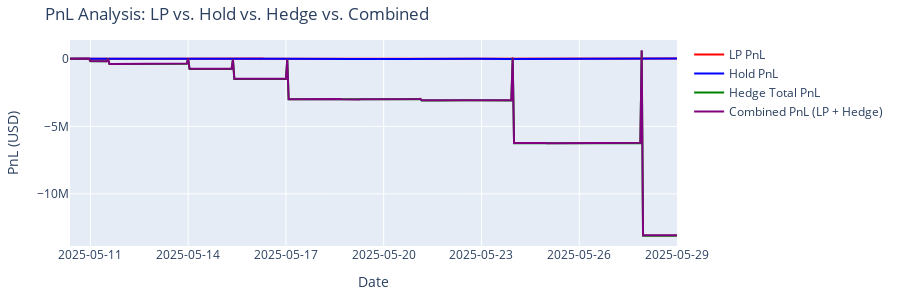

Notebook code cell kept with this figure:
### Code cell
# Initialize PnL columns
initial_value_position = results_df.iloc[0]['value_position_usd']
initial_value_hold = results_df.iloc[0]['value_hold_usd']
results_df['lp_pnl_usd'] = results_df['value_position_usd'] - initial_value_position
results_df['hold_pnl_usd'] = results_df['value_hold_usd'] - initial_value_hold
results_df['uni_hedge_qty'] = 0.0
results_df['weth_hedge_qty'] = 0.0
results_df['uni_hedge_entry_price'] = 0.0
results_df['weth_hedge_entry_price'] = 0.0
results_df['hedge_realized_pnl_usd'] = 0.0
results_df['hedge_unrealized_pnl_usd'] = 0.0
results_df['hedge_total_pnl_usd'] = 0.0
results_df['combined_pnl_usd'] = results_df['lp_pnl_usd']

# Bitget maker fee
FEE_RATE = 0.0002

# Initialize first hedge
if not results_df.empty:
    results_df.iloc[0, results_df.columns.get_loc('uni_hedge_qty')] = -results_df.iloc[0]['token_0_total']
    results_df.iloc[0, results_df.columns.get_loc('weth_hedge_qty')] = -results_df.iloc[0]['token_1_total']
    results_df.iloc[0, results_df.columns.get_loc('uni_hedge_entry_price')] = results_df.iloc[0]['uni_futures_price']
    results_df.iloc[0, results_df.columns.get_loc('weth_hedge_entry_price')] = results_df.iloc[0]['weth_futures_price']
    print("\nInitial Hedge:")
    print(f"UNI Hedge Qty: {results_df.iloc[0]['uni_hedge_qty']:.2f}")
    print(f"WETH Hedge Qty: {results_df.iloc[0]['weth_hedge_qty']:.2f}")
    print(f"UNI Mean Acquisition Price: ${results_df.iloc[0]['uni_hedge_entry_price']:.2f}")
    print(f"WETH Mean Acquisition Price: ${results_df.iloc[0]['weth_hedge_entry_price']:.2f}")

# Process hedging and PnL
for i in range(1, len(results_df)):
    # Carry forward hedge positions
    results_df.iloc[i, results_df.columns.get_loc('uni_hedge_qty')] = results_df.iloc[i-1]['uni_hedge_qty']
    results_df.iloc[i, results_df.columns.get_loc('weth_hedge_qty')] = results_df.iloc[i-1]['weth_hedge_qty']
    results_df.iloc[i, results_df.columns.get_loc('uni_hedge_entry_price')] = results_df.iloc[i-1]['uni_hedge_entry_price']
    results_df.iloc[i, results_df.columns.get_loc('weth_hedge_entry_price')] = results_df.iloc[i-1]['weth_hedge_entry_price']
    
    # Calculate unrealized PnL (short position: profit when price drops)
    uni_unrealized = results_df.iloc[i]['uni_hedge_qty'] * (results_df.iloc[i]['uni_hedge_entry_price'] - results_df.iloc[i]['uni_futures_price'])
    weth_unrealized = results_df.iloc[i]['weth_hedge_qty'] * (results_df.iloc[i]['weth_hedge_entry_price'] - results_df.iloc[i]['weth_futures_price'])
    results_df.iloc[i, results_df.columns.get_loc('hedge_unrealized_pnl_usd')] = uni_unrealized + weth_unrealized

    # Check for rebalance
    if results_df.iloc[i]['reset_point']:
        # Current quantities (negative for shorts)
        old_uni_qty = results_df.iloc[i-1]['uni_hedge_qty']
        old_weth_qty = results_df.iloc[i-1]['weth_hedge_qty']
        new_uni_qty = -results_df.iloc[i]['token_0_total']
        new_weth_qty = -results_df.iloc[i]['token_1_total']
        
        # Calculate quantity to close (positive if reducing short, negative if increasing)
        uni_qty_to_close = old_uni_qty - new_uni_qty  # Positive if buying back
        weth_qty_to_close = old_weth_qty - new_weth_qty
        
        total_realized_pnl = 0
        uni_fee = 0
        weth_fee = 0
        uni_fee_open = 0
        weth_fee_open = 0
        uni_pnl_realized = 0
        weth_pnl_realized = 0

        # Realized PnL and fees for UNI
        if uni_qty_to_close != 0:
            if uni_qty_to_close > 0:  # Reducing short (buying back)
                uni_pnl_realized = uni_qty_to_close * (results_df.iloc[i-1]['uni_hedge_entry_price'] - results_df.iloc[i]['uni_futures_price'])
                uni_fee = abs(uni_qty_to_close * results_df.iloc[i]['uni_futures_price'] * FEE_RATE)
                total_realized_pnl += uni_pnl_realized - uni_fee
            uni_fee_open = abs(uni_qty_to_close * results_df.iloc[i]['uni_futures_price'] * FEE_RATE)

        # Realized PnL and fees for WETH
        if weth_qty_to_close != 0:
            if weth_qty_to_close > 0:  # Reducing short
                weth_pnl_realized = weth_qty_to_close * (results_df.iloc[i-1]['weth_hedge_entry_price'] - results_df.iloc[i]['weth_futures_price'])
                weth_fee = abs(weth_qty_to_close * results_df.iloc[i]['weth_futures_price'] * FEE_RATE)
                total_realized_pnl += weth_pnl_realized - weth_fee
            weth_fee_open = abs(weth_qty_to_close * results_df.iloc[i]['weth_futures_price'] * FEE_RATE)

        # Update realized PnL
        results_df.iloc[i, results_df.columns.get_loc('hedge_realized_pnl_usd')] = (
            results_df.iloc[i-1]['hedge_realized_pnl_usd'] + total_realized_pnl - uni_fee_open - weth_fee_open
        )
        
        # Update hedge quantities
        results_df.iloc[i, results_df.columns.get_loc('uni_hedge_qty')] = new_uni_qty
        results_df.iloc[i, results_df.columns.get_loc('weth_hedge_qty')] = new_weth_qty

        # Update mean acquisition price (only if increasing short)
        if uni_qty_to_close < 0:  # Increasing short (selling more)
            new_qty_added = -uni_qty_to_close
            results_df.iloc[i, results_df.columns.get_loc('uni_hedge_entry_price')] = (
                (abs(old_uni_qty) * results_df.iloc[i-1]['uni_hedge_entry_price'] + new_qty_added * results_df.iloc[i]['uni_futures_price']) /
                abs(new_uni_qty)
            )
        else:
            results_df.iloc[i, results_df.columns.get_loc('uni_hedge_entry_price')] = results_df.iloc[i-1]['uni_hedge_entry_price']
        
        if weth_qty_to_close < 0:  # Increasing short
            new_qty_added = -weth_qty_to_close
            results_df.iloc[i, results_df.columns.get_loc('weth_hedge_entry_price')] = (
                (abs(old_weth_qty) * results_df.iloc[i-1]['weth_hedge_entry_price'] + new_qty_added * results_df.iloc[i]['weth_futures_price']) /
                abs(new_weth_qty)
            )
        else:
            results_df.iloc[i, results_df.columns.get_loc('weth_hedge_entry_price')] = results_df.iloc[i-1]['weth_hedge_entry_price']

        print(f"\nRebalance at {results_df.index[i]}:")
        print(f"Realized PnL: ${total_realized_pnl:.2f} (UNI: ${uni_pnl_realized:.2f}, WETH: ${weth_pnl_realized:.2f}, Close Fees: ${uni_fee + weth_fee:.2f}, Open Fees: ${uni_fee_open + weth_fee_open:.2f})")
        print(f"New UNI Hedge Qty: {new_uni_qty:.2f}, New Mean Acquisition Price: ${results_df.iloc[i]['uni_hedge_entry_price']:.2f}")
        print(f"New WETH Hedge Qty: {new_weth_qty:.2f}, New Mean Acquisition Price: ${results_df.iloc[i]['weth_hedge_entry_price']:.2f}")

    # Update total hedge PnL
    results_df.iloc[i, results_df.columns.get_loc('hedge_total_pnl_usd')] = (
        results_df.iloc[i]['hedge_realized_pnl_usd'] + results_df.iloc[i]['hedge_unrealized_pnl_usd']
    )
    
    # Update combined PnL
    results_df.iloc[i, results_df.columns.get_loc('combined_pnl_usd')] = (
        results_df.iloc[i]['lp_pnl_usd'] + results_df.iloc[i]['hedge_total_pnl_usd']
    )

# Debug: Check for NaN in mean acquisition prices
print("\nNaN in Mean Acquisition Prices:")
print("UNI Hedge Entry Price NaN Count:", results_df['uni_hedge_entry_price'].isna().sum())
print("WETH Hedge Entry Price NaN Count:", results_df['weth_hedge_entry_price'].isna().sum())

# Save results
results_df.to_csv('strategy_results_hedged_pnl.csv')

# Plot PnL
def plot_pnl(data_strategy):
    CHART_SIZE = 300
    required_columns = ['lp_pnl_usd', 'hold_pnl_usd', 'hedge_total_pnl_usd', 'combined_pnl_usd']
    if not all(col in data_strategy.columns for col in required_columns):
        print("Error: Missing required columns in data_strategy")
        return None

    print("\ntime_pd dtype:", data_strategy.index.dtype)
    print("time_pd head:", data_strategy.index[:5].tolist())

    fig = go.Figure()
    fig.add_trace(go.Scatter(
        x=data_strategy.index,
        y=data_strategy['lp_pnl_usd'],
        name='LP PnL',
        line=dict(width=2, color='red')
    ))
    fig.add_trace(go.Scatter(
        x=data_strategy.index,
        y=data_strategy['hold_pnl_usd'],
        name='Hold PnL',
        line=dict(width=2, color='blue')
    ))
    fig.add_trace(go.Scatter(
        x=data_strategy.index,
        y=data_strategy['hedge_total_pnl_usd'],
        name='Hedge Total PnL',
        line=dict(width=2, color='green')
    ))
    fig.add_trace(go.Scatter(
        x=data_strategy.index,
        y=data_strategy['combined_pnl_usd'],
        name='Combined PnL (LP + Hedge)',
        line=dict(width=2, color='purple')
    ))

    fig.update_layout(
        margin=dict(l=20, r=20, t=40, b=20),
        height=CHART_SIZE,
        title='PnL Analysis: LP vs. Hold vs. Hedge vs. Combined',
        xaxis_title="Date",
        yaxis_title='PnL (USD)',
        xaxis_type='date',
        xaxis=dict(tickformat='%Y-%m-%d', tickmode='auto')
    )

    fig.show()
    return fig

# Plot results
plot_pnl(results_df)

# Print final PnL summary
print("\nFinal PnL Summary:")
print(f"LP PnL: ${results_df.iloc[-1]['lp_pnl_usd']:.2f}")
print(f"Hold PnL: ${results_df.iloc[-1]['hold_pnl_usd']:.2f}")
print(f"Hedge Realized PnL: ${results_df.iloc[-1]['hedge_realized_pnl_usd']:.2f}")
print(f"Hedge Unrealized PnL: ${results_df.iloc[-1]['hedge_unrealized_pnl_usd']:.2f}")
print(f"Hedge Total PnL: ${results_df.iloc[-1]['hedge_total_pnl_usd']:.2f}")
print(f"Combined PnL (LP + Hedge): ${results_df.iloc[-1]['combined_pnl_usd']:.2f}")

### Figure 1 — Plotly figure (JSON) as saved in the notebook; plotly's stock layout.template omitted (floating-point values rounded to 4 significant figures; data arrays with more than 128 entries replaced by an {"elided": "..."} marker saying what was removed)
{"data": [{"line": {"color": "red", "width": 2}, "name": "LP PnL", "type": "scatter", "x": {"elided": "448 str values"}, "y": {"elided": "448 float values"}}, {"line": {"color": "blue", "width": 2}, "name": "Hold PnL", "type": "scatter", "x": {"elided": "448 str values"}, "y": {"elided": "448 float values"}}, {"line": {"color": "green", "width": 2}, "name": "Hedge Total PnL", "type": "scatter", "x": {"elided": "448 str values"}, "y": {"elided": "448 float values"}}, {"line": {"color": "purple", "width": 2}, "name": "Combined PnL (LP + Hedge)", "type": "scatter", "x": {"elided": "448 str values"}, "y": {"elided": "448 float values"}}], "layout": {"height": 300, "margin": {"b": 20, "l": 20, "r": 20, "t": 40}, "title": {"text": "PnL Analysis: LP vs. Hold vs. Hedge vs. Combined"}, "xaxis": {"tickformat": "%Y-%m-%d", "tickmode": "auto", "title": {"text": "Date"}, "type": "date"}, "yaxis": {"title": {"text": "PnL (USD)"}}}}
